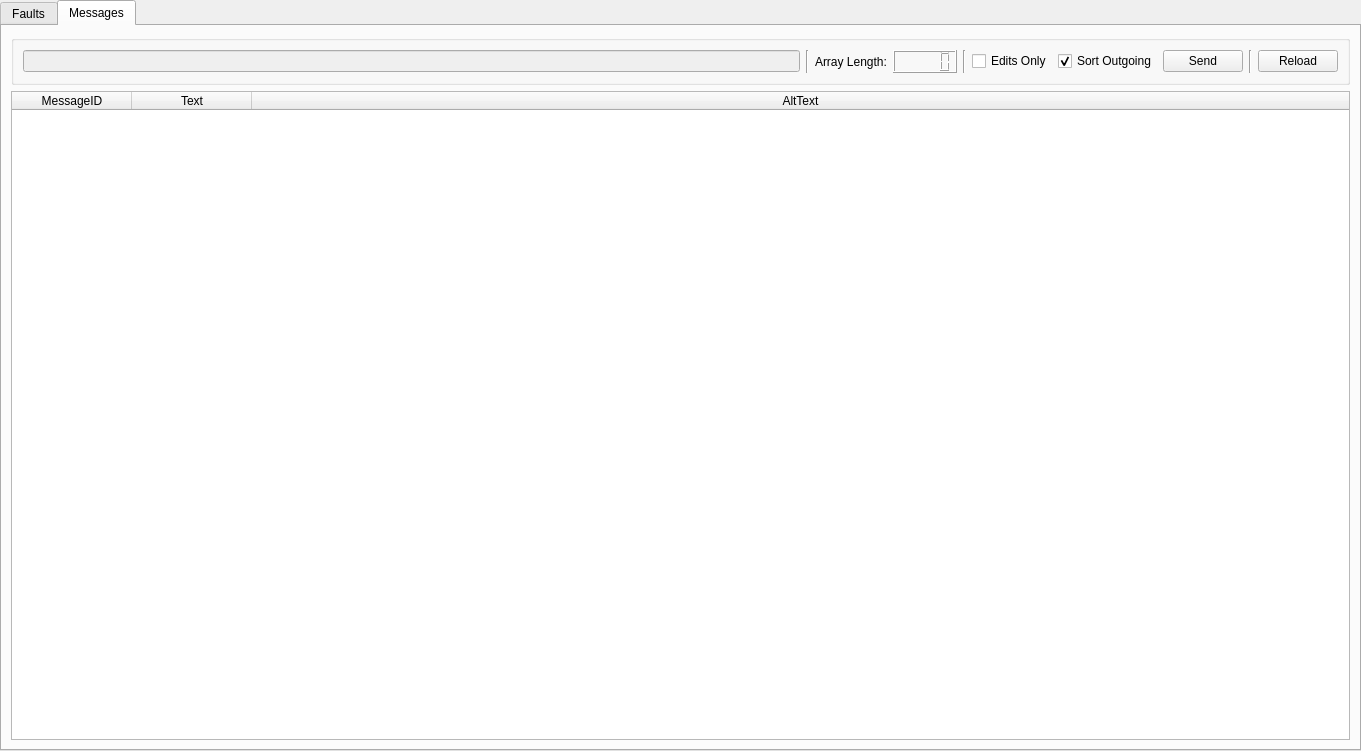
<?xml version="1.0" encoding="UTF-8"?>
<ui version="4.0">
 <class>EditTable</class>
 <widget class="QTabWidget" name="EditTable">
  <property name="geometry">
   <rect>
    <x>0</x>
    <y>0</y>
    <width>1361</width>
    <height>751</height>
   </rect>
  </property>
  <property name="windowTitle">
   <string>TabWidget</string>
  </property>
  <property name="currentIndex">
   <number>1</number>
  </property>
  <widget class="QWidget" name="tab_faults">
   <attribute name="title">
    <string>Faults</string>
   </attribute>
   <layout class="QGridLayout" name="gridLayout">
    <item row="0" column="0">
     <widget class="QGroupBox" name="groupbox_Fault">
      <property name="title">
       <string/>
      </property>
      <layout class="QHBoxLayout" name="horizontalLayout">
       <item>
        <widget class="QLineEdit" name="status_fault">
         <property name="enabled">
          <bool>false</bool>
         </property>
        </widget>
       </item>
       <item>
        <widget class="Line" name="line_5">
         <property name="orientation">
          <enum>Qt::Vertical</enum>
         </property>
        </widget>
       </item>
       <item>
        <widget class="QLabel" name="label_2">
         <property name="text">
          <string>Array Length:</string>
         </property>
        </widget>
       </item>
       <item>
        <widget class="QLCDNumber" name="lcd_faults"/>
       </item>
       <item>
        <widget class="Line" name="line_2">
         <property name="orientation">
          <enum>Qt::Vertical</enum>
         </property>
        </widget>
       </item>
       <item>
        <widget class="QCheckBox" name="chkbx_faultSortIn">
         <property name="toolTip">
          <string>&lt;html&gt;&lt;head/&gt;&lt;body&gt;&lt;p&gt;If set, send command will only send the detected changes.&lt;/p&gt;&lt;/body&gt;&lt;/html&gt;</string>
         </property>
         <property name="toolTipDuration">
          <number>-1</number>
         </property>
         <property name="text">
          <string>Edits Only</string>
         </property>
        </widget>
       </item>
       <item>
        <widget class="QCheckBox" name="chkbx_faultSortOut">
         <property name="toolTip">
          <string>&lt;html&gt;&lt;head/&gt;&lt;body&gt;&lt;p&gt;&lt;span style=&quot; font-size:9pt;&quot;&gt;Tags read from PLC will be sorted by &amp;quot;Id&amp;quot; in accending order.&lt;/span&gt;&lt;/p&gt;&lt;/body&gt;&lt;/html&gt;</string>
         </property>
         <property name="text">
          <string>Sort Outgoing</string>
         </property>
         <property name="checked">
          <bool>true</bool>
         </property>
        </widget>
       </item>
       <item>
        <widget class="QPushButton" name="btn_msg_send">
         <property name="text">
          <string>Send</string>
         </property>
        </widget>
       </item>
       <item>
        <widget class="Line" name="line">
         <property name="orientation">
          <enum>Qt::Vertical</enum>
         </property>
        </widget>
       </item>
       <item>
        <widget class="QPushButton" name="btn_fault_reload">
         <property name="text">
          <string>Reload</string>
         </property>
        </widget>
       </item>
      </layout>
     </widget>
    </item>
    <item row="1" column="0">
     <widget class="QTableWidget" name="tbl_faults">
      <property name="tabKeyNavigation">
       <bool>false</bool>
      </property>
      <property name="alternatingRowColors">
       <bool>true</bool>
      </property>
      <property name="gridStyle">
       <enum>Qt::SolidLine</enum>
      </property>
      <property name="sortingEnabled">
       <bool>false</bool>
      </property>
      <property name="wordWrap">
       <bool>false</bool>
      </property>
      <property name="columnCount">
       <number>3</number>
      </property>
      <attribute name="horizontalHeaderCascadingSectionResizes">
       <bool>false</bool>
      </attribute>
      <attribute name="horizontalHeaderMinimumSectionSize">
       <number>50</number>
      </attribute>
      <attribute name="horizontalHeaderDefaultSectionSize">
       <number>120</number>
      </attribute>
      <attribute name="horizontalHeaderStretchLastSection">
       <bool>true</bool>
      </attribute>
      <attribute name="verticalHeaderShowSortIndicator" stdset="0">
       <bool>false</bool>
      </attribute>
      <column>
       <property name="text">
        <string>FaultID</string>
       </property>
      </column>
      <column>
       <property name="text">
        <string>Text</string>
       </property>
      </column>
      <column>
       <property name="text">
        <string>AltText</string>
       </property>
      </column>
     </widget>
    </item>
   </layout>
  </widget>
  <widget class="QWidget" name="tab_msgs">
   <attribute name="title">
    <string>Messages</string>
   </attribute>
   <layout class="QGridLayout" name="gridLayout_2">
    <item row="1" column="0">
     <widget class="QTableWidget" name="tbl_msgs">
      <property name="alternatingRowColors">
       <bool>true</bool>
      </property>
      <property name="columnCount">
       <number>3</number>
      </property>
      <attribute name="horizontalHeaderMinimumSectionSize">
       <number>50</number>
      </attribute>
      <attribute name="horizontalHeaderDefaultSectionSize">
       <number>120</number>
      </attribute>
      <attribute name="horizontalHeaderStretchLastSection">
       <bool>true</bool>
      </attribute>
      <column>
       <property name="text">
        <string>MessageID</string>
       </property>
      </column>
      <column>
       <property name="text">
        <string>Text</string>
       </property>
      </column>
      <column>
       <property name="text">
        <string>AltText</string>
       </property>
      </column>
     </widget>
    </item>
    <item row="0" column="0">
     <widget class="QGroupBox" name="groupbox_Message">
      <property name="title">
       <string/>
      </property>
      <layout class="QHBoxLayout" name="horizontalLayout_2">
       <item>
        <widget class="QLineEdit" name="status_msg">
         <property name="enabled">
          <bool>false</bool>
         </property>
        </widget>
       </item>
       <item>
        <widget class="Line" name="line_6">
         <property name="orientation">
          <enum>Qt::Vertical</enum>
         </property>
        </widget>
       </item>
       <item>
        <widget class="QLabel" name="label">
         <property name="text">
          <string>Array Length:</string>
         </property>
        </widget>
       </item>
       <item>
        <widget class="QLCDNumber" name="lcd_msg">
         <property name="intValue" stdset="0">
          <number>0</number>
         </property>
        </widget>
       </item>
       <item>
        <widget class="Line" name="line_3">
         <property name="orientation">
          <enum>Qt::Vertical</enum>
         </property>
        </widget>
       </item>
       <item>
        <widget class="QCheckBox" name="chkbx_msgSortIn">
         <property name="text">
          <string>Edits Only</string>
         </property>
        </widget>
       </item>
       <item>
        <widget class="QCheckBox" name="chkbx_msgSortOut">
         <property name="toolTip">
          <string>&lt;html&gt;&lt;head/&gt;&lt;body&gt;&lt;p&gt;Tags read from PLC will be sorted by &amp;quot;Id&amp;quot; in accending order.&lt;/p&gt;&lt;/body&gt;&lt;/html&gt;</string>
         </property>
         <property name="text">
          <string>Sort Outgoing</string>
         </property>
         <property name="checked">
          <bool>true</bool>
         </property>
        </widget>
       </item>
       <item>
        <widget class="QPushButton" name="btn_fault_send">
         <property name="text">
          <string>Send</string>
         </property>
        </widget>
       </item>
       <item>
        <widget class="Line" name="line_4">
         <property name="orientation">
          <enum>Qt::Vertical</enum>
         </property>
        </widget>
       </item>
       <item>
        <widget class="QPushButton" name="btn_msg_reload">
         <property name="text">
          <string>Reload</string>
         </property>
        </widget>
       </item>
      </layout>
     </widget>
    </item>
   </layout>
  </widget>
 </widget>
 <resources/>
 <connections/>
</ui>
